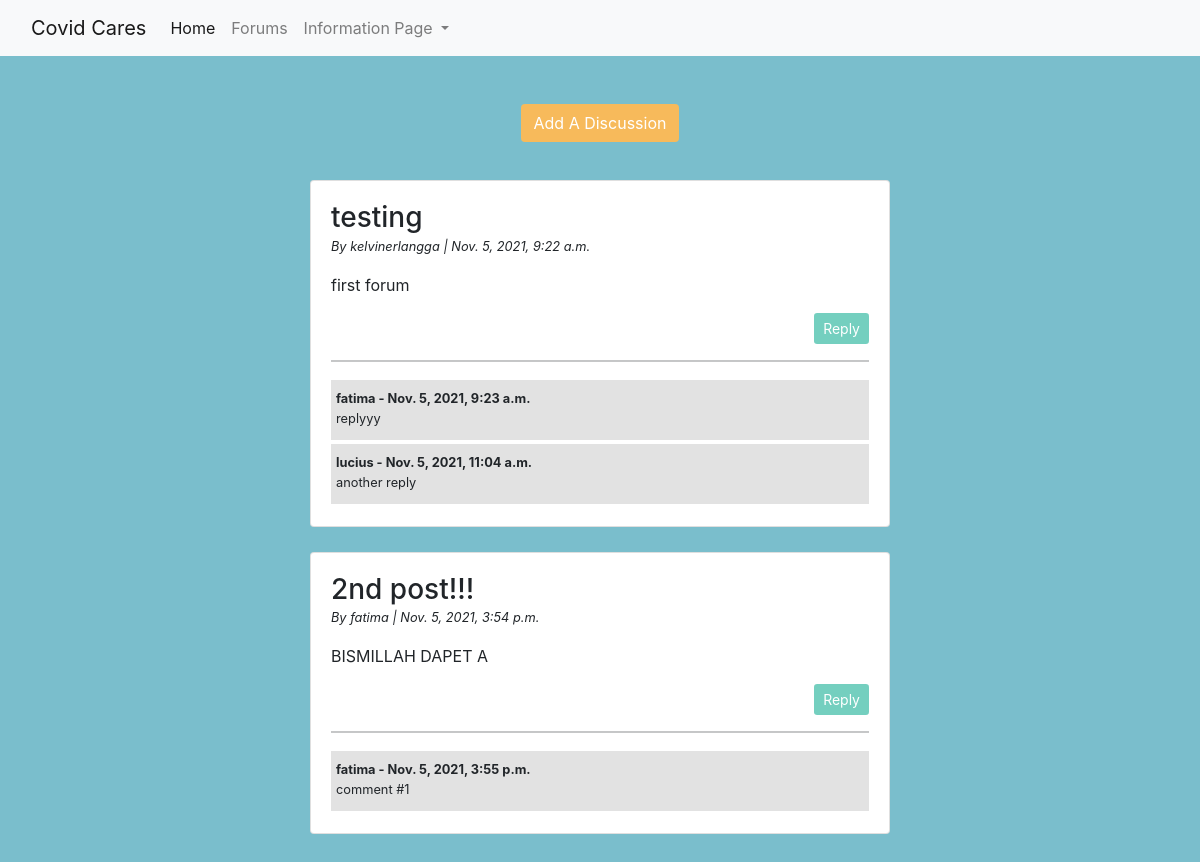
The app's page /forum/ with its own data.
### disc_forum/models.py (models this page shows, shortened)
class Forum(models.Model):
    title = models.CharField(max_length=100)
    author = models.ForeignKey(User, on_delete=models.CASCADE)
    date = models.DateTimeField(auto_now_add=True)
    message = models.CharField(max_length=1000000)

class Comment(models.Model):
    post = models.ForeignKey(Forum, related_name="comments", on_delete=models.CASCADE)
    author = models.ForeignKey(User, on_delete=models.CASCADE)
    reply = models.TextField()
    repDate = models.DateTimeField(auto_now_add=True)

### disc_forum/views.py (the view)
# urls.py: path('forum/', include('disc_forum.urls')),
def forum(request):
    disc = Forum.objects.all()
    response = {'disc' : disc}
    return render(request, 'view_forum.html', response)

### disc_forum/templates/view_forum.html (shortened to what this page needs)
{% extends 'base.html' %}
  {% block content %}
    <div class="align-items-center">
      {% if disc %}
      <div class="d-flex justify-content-center mt-5 mb-5">
        <a href="{% url 'add_disc' %}"><button type="button" class="btn add_disc" >Add A Discussion</button></a>
      </div>
      {% for post in disc %}
      <div class="column">
          <div class="card">
            <h3>{{post.title}}</h3>
            <div class="writer">
              <p><small><em>By {{post.author}} | {{post.date}}</em></small></p>
            </div>
            <p>{{post.message}}</p>
            {% if request.user.id == post.author.id %}
                <div class="d-flex justify-content-end">
                  <a href="{% url 'add_rep' post.id %}"><button type="button" class="btn replybtn btn-sm">Reply</button></a>
                  <a href="{% url 'edit_post' post.id %}"><button type="button" class="btn btn-secondary btn-sm ml-1">Edit</button></a>
                  <a href="{% url 'del_post' post.id %}"><button type="button" class="btn btn-danger btn-sm ml-1">Delete</button></a>
                </div>
            {% else %}
            <div class="d-flex justify-content-end">
              <a href="{% url 'add_rep' post.id %}"><button type="button" class="btn replybtn btn-sm">Reply</button></a>
            </div>
            {% endif %}
            <hr>
            {% if not post.comments.all %}
            <div class="repCont">
              <div class="d-flex justify-content-start repData">
                <small><strong>Add a Reply</strong></small>
              </div>
            </div>
            {% else %}
              {% for rep in post.comments.all %}
              <div class="repCont">
                <div class="d-flex justify-content-start">
                  <p><small><strong>{{rep.author}} - {{rep.repDate}}</strong></small></p>
                </div>
                <div class="d-flex justify-content-start replies">
                  <p><small>{{rep.reply}}</small></p>
                </div>
              </div>
              {% endfor %}
            {% endif %}
            </div>
          </div>
      </div>
      {% endfor %}
      {% endif %}
  {% endblock content %}

### templates/base.html (style rules this page uses)
body, html { margin: 0; padding: 0; height: 100%; background: #7abecc !important; }

### disc_forum/templates/view_forum.html (style rules this page uses)
.add_disc { width: 100%; background: #f7ba5b ; color: white ; }
.column { width: 50%; padding: 10px; margin: auto; }
.card { padding: 20px; text-align: left; background-color: white; margin-bottom: 25px; margin-top: -20px; }
.writer { margin-top: -10px; }
.replybtn { width: 100%; background: #74cfbf ; color: white ;; }
.repCont { background: #e2e2e2 ; padding: 5px; margin: 2px 0; }
.replies { margin-top: -20px; margin-bottom: -10px; }

### records on screen
Forum: title "testing", author "kelvinerlangga", date "Nov. 5, 2021, 9:22 a.m.", message "first forum", shows "Reply"
Comment: author "fatima", repDate "Nov. 5, 2021, 9:23 a.m.", reply "replyyy"
Comment: author "lucius", repDate "Nov. 5, 2021, 11:04 a.m.", reply "another reply"
Forum: title "2nd post!!!", author "fatima", date "Nov. 5, 2021, 3:54 p.m.", message "BISMILLAH DAPET A", shows "Reply"
Comment: author "fatima", repDate "Nov. 5, 2021, 3:55 p.m.", reply "comment #1"
